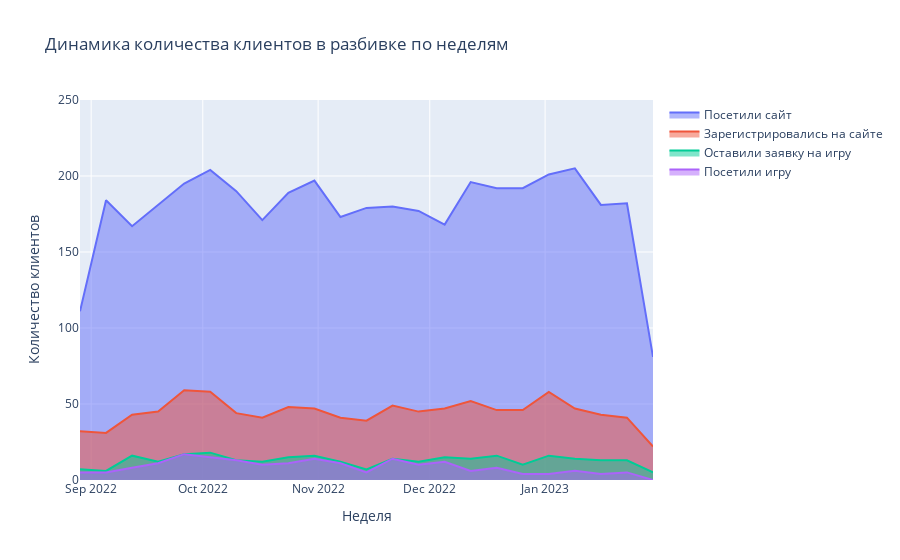

Source (notebook cell):
### Markdown cell above
Итак, давайте визуализируем сначала количество клиентов, которые посетили сайт/зарегистрировались на сайте/оставили заявку на игру/посетили игру в динамике по неделям. Затем аналогичным образом уже посмотрим на визуализацию долей, чтобы лучше пронаблюдать воронку в динамике.

Строим оба графика, ведь важно следить за обеими метриками - количеством клиентов и долей клиентов.

Сначала строим график для количества:

### Code cell
x=df.dt

# Шаг 0. В это окошке будем строить графики
fig = go.Figure()

# Шаг 1.1. Строим линейный график, где визуализируем в динамике количество людей, посетивших сайт
fig.add_trace(go.Scatter(
    x=x, y=df.amount_visit,
    fill='tozeroy',
    name='Посетили сайт'
))

# Шаг 1.2. Строим линейный график, где визуализируем в динамике количество людей, зарегистрировавшихся на сайте
fig.add_trace(go.Scatter(
    x=x, y=df.amount_reg,
    fill='tozeroy',
    name='Зарегистрировались на сайте'
))

# Шаг 1.3. Строим линейный график, где визуализируем в динамике количество людей, оставивших заявку на игру
fig.add_trace(go.Scatter(
    x=x, y=df.amount_app,
    fill='tozeroy',
    name='Оставили заявку на игру'
))

# Шаг 1.4. Строим линейный график, где визуализируем в динамике количество людей, посетивших игру
fig.add_trace(go.Scatter(
    x=x, y=df.amount_game,
    fill='tozeroy',
    name='Посетили игру'
))

# Шаг 2.1. Определяем диапазон значений оси oY
fig.update_layout(yaxis_range=(0, 250))

# Шаг 2.2. Даем название нашему графику, а также даем названием обеим осям oX и oY
fig.update_layout(title='Динамика количества клиентов в разбивке по неделям', 
                  xaxis_title='Неделя', yaxis_title='Количество клиентов')

### Figure 1 — Plotly figure (JSON) as saved in the notebook; plotly's stock layout.template omitted (floating-point values rounded to 4 significant figures)
{"data": [{"fill": "tozeroy", "name": "Посетили сайт", "type": "scatter", "x": ["2022-08-29T00:00:00", "2022-09-05T00:00:00", "2022-09-12T00:00:00", "2022-09-19T00:00:00", "2022-09-26T00:00:00", "2022-10-03T00:00:00", "2022-10-10T00:00:00", "2022-10-17T00:00:00", "2022-10-24T00:00:00", "2022-10-31T00:00:00", "2022-11-07T00:00:00", "2022-11-14T00:00:00", "2022-11-21T00:00:00", "2022-11-28T00:00:00", "2022-12-05T00:00:00", "2022-12-12T00:00:00", "2022-12-19T00:00:00", "2022-12-26T00:00:00", "2023-01-02T00:00:00", "2023-01-09T00:00:00", "2023-01-16T00:00:00", "2023-01-23T00:00:00", "2023-01-30T00:00:00"], "y": [111, 184, 167, 181, 195, 204, 190, 171, 189, 197, 173, 179, 180, 177, 168, 196, 192, 192, 201, 205, 181, 182, 81]}, {"fill": "tozeroy", "name": "Зарегистрировались на сайте", "type": "scatter", "x": ["2022-08-29T00:00:00", "2022-09-05T00:00:00", "2022-09-12T00:00:00", "2022-09-19T00:00:00", "2022-09-26T00:00:00", "2022-10-03T00:00:00", "2022-10-10T00:00:00", "2022-10-17T00:00:00", "2022-10-24T00:00:00", "2022-10-31T00:00:00", "2022-11-07T00:00:00", "2022-11-14T00:00:00", "2022-11-21T00:00:00", "2022-11-28T00:00:00", "2022-12-05T00:00:00", "2022-12-12T00:00:00", "2022-12-19T00:00:00", "2022-12-26T00:00:00", "2023-01-02T00:00:00", "2023-01-09T00:00:00", "2023-01-16T00:00:00", "2023-01-23T00:00:00", "2023-01-30T00:00:00"], "y": [32, 31, 43, 45, 59, 58, 44, 41, 48, 47, 41, 39, 49, 45, 47, 52, 46, 46, 58, 47, 43, 41, 22]}, {"fill": "tozeroy", "name": "Оставили заявку на игру", "type": "scatter", "x": ["2022-08-29T00:00:00", "2022-09-05T00:00:00", "2022-09-12T00:00:00", "2022-09-19T00:00:00", "2022-09-26T00:00:00", "2022-10-03T00:00:00", "2022-10-10T00:00:00", "2022-10-17T00:00:00", "2022-10-24T00:00:00", "2022-10-31T00:00:00", "2022-11-07T00:00:00", "2022-11-14T00:00:00", "2022-11-21T00:00:00", "2022-11-28T00:00:00", "2022-12-05T00:00:00", "2022-12-12T00:00:00", "2022-12-19T00:00:00", "2022-12-26T00:00:00", "2023-01-02T00:00:00", "2023-01-09T00:00:00", "2023-01-16T00:00:00", "2023-01-23T00:00:00", "2023-01-30T00:00:00"], "y": [7, 6, 16, 12, 17, 18, 13, 12, 15, 16, 12, 7, 14, 12, 15, 14, 16, 10, 16, 14, 13, 13, 5]}, {"fill": "tozeroy", "name": "Посетили игру", "type": "scatter", "x": ["2022-08-29T00:00:00", "2022-09-05T00:00:00", "2022-09-12T00:00:00", "2022-09-19T00:00:00", "2022-09-26T00:00:00", "2022-10-03T00:00:00", "2022-10-10T00:00:00", "2022-10-17T00:00:00", "2022-10-24T00:00:00", "2022-10-31T00:00:00", "2022-11-07T00:00:00", "2022-11-14T00:00:00", "2022-11-21T00:00:00", "2022-11-28T00:00:00", "2022-12-05T00:00:00", "2022-12-12T00:00:00", "2022-12-19T00:00:00", "2022-12-26T00:00:00", "2023-01-02T00:00:00", "2023-01-09T00:00:00", "2023-01-16T00:00:00", "2023-01-23T00:00:00", "2023-01-30T00:00:00"], "y": [5, 5, 8, 11, 17, 15, 13, 10, 11, 14, 11, 5, 14, 10, 12, 6, 8, 4, 4, 6, 4, 5, 0]}], "layout": {"title": {"text": "Динамика количества клиентов в разбивке по неделям"}, "xaxis": {"title": {"text": "Неделя"}}, "yaxis": {"range": [0, 250], "title": {"text": "Количество клиентов"}}}}
